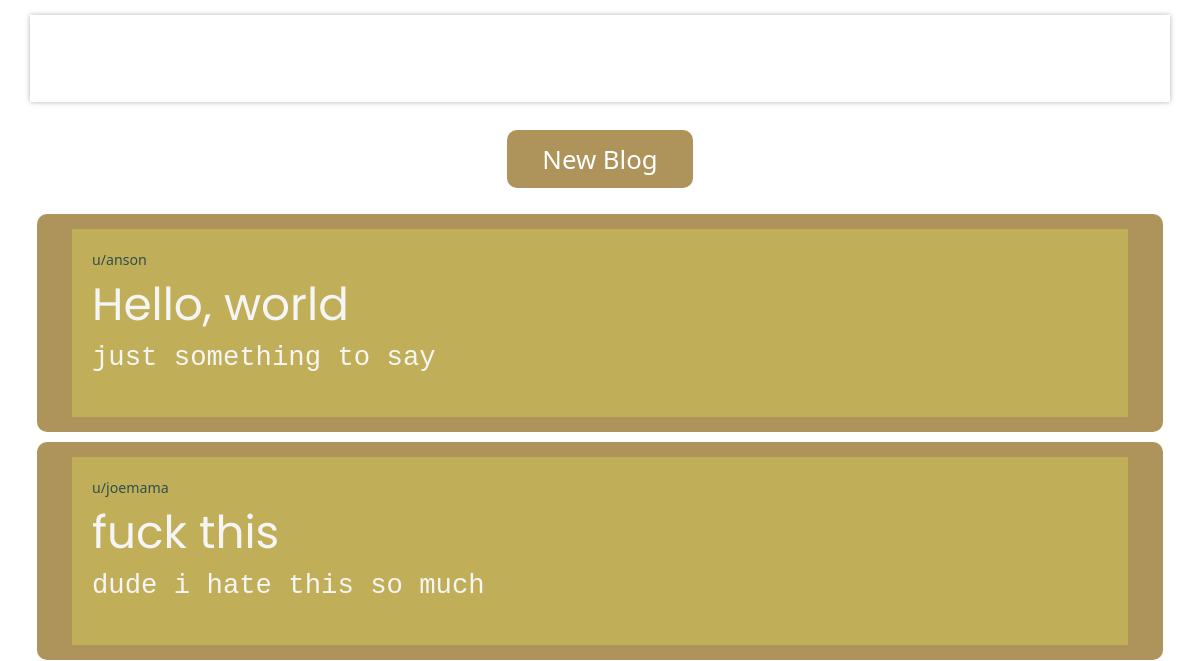
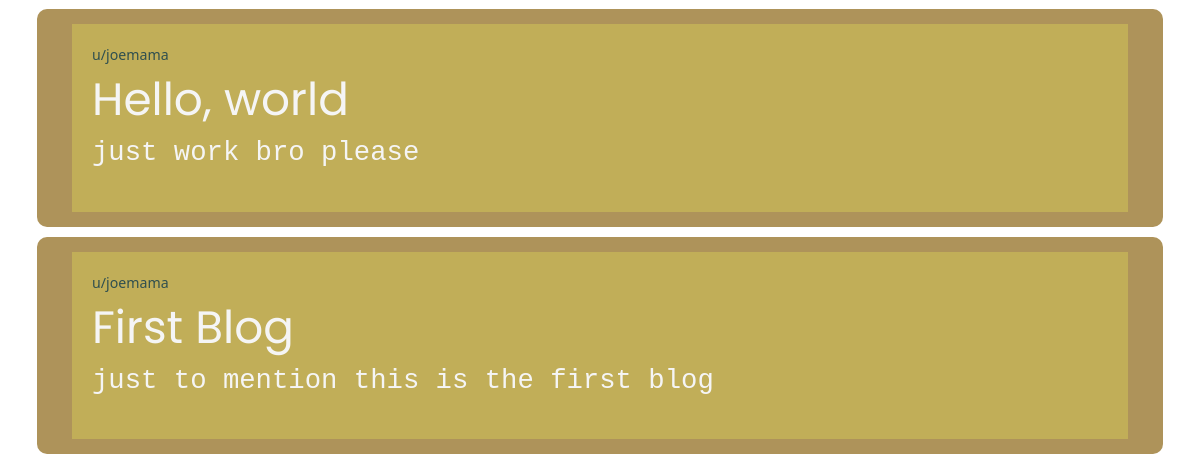
/blogs (signed in), run on an earlier commit of the app's database (2 pictures, top to bottom).
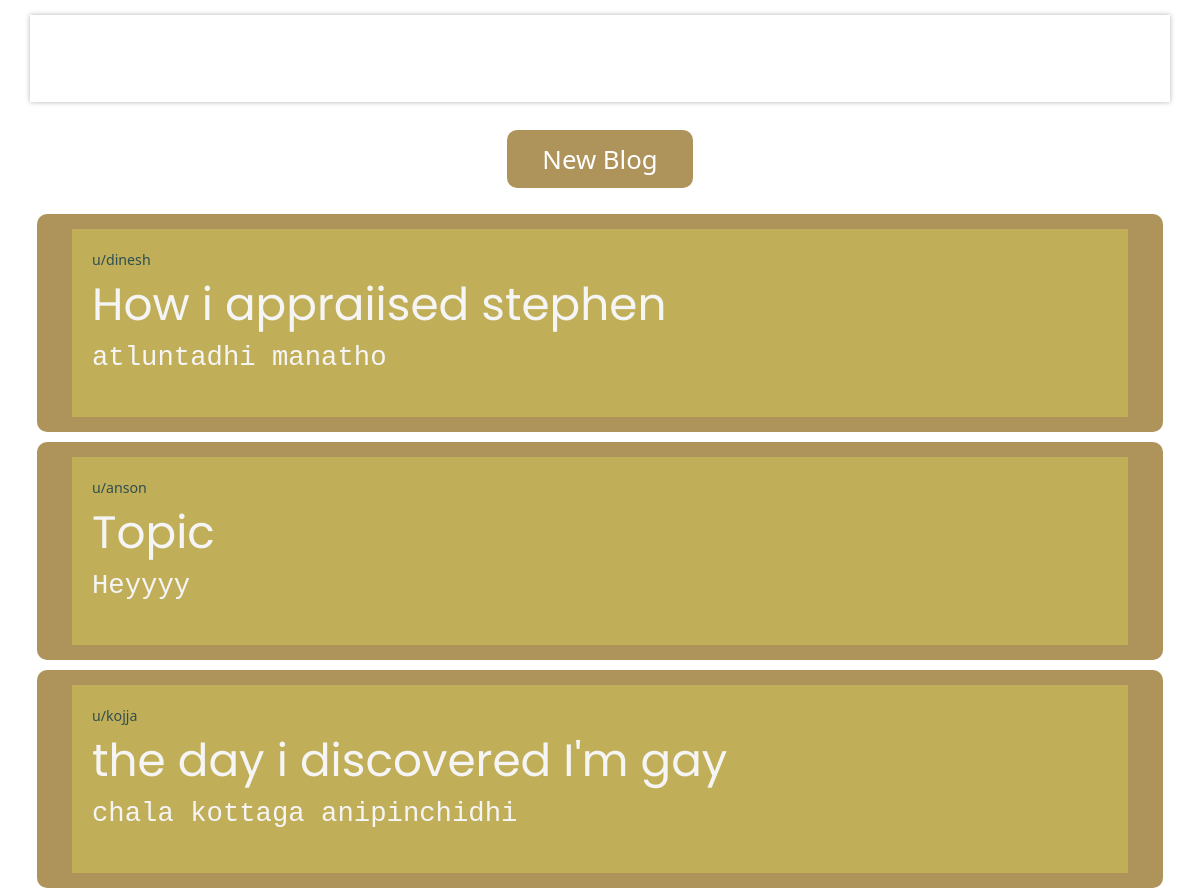
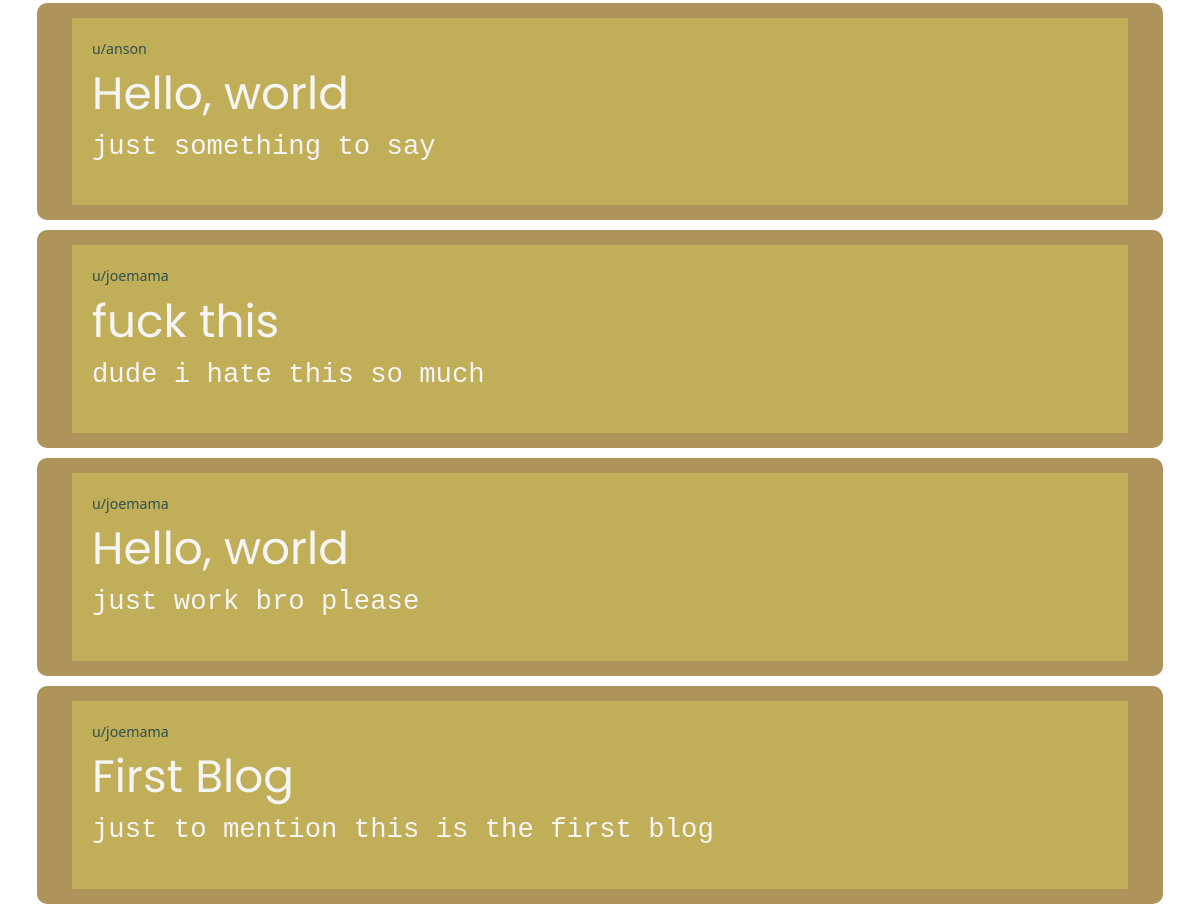
And on a later commit of the database (2 pictures, top to bottom).
### website/models.py (models this page shows)
class Blog(db.Model, UserMixin):
    id = db.Column(db.Integer, primary_key=True)
    data = db.Column(db.String(10000))
    title = db.Column(db.String(500))
    date = db.Column(db.DateTime(timezone=True), default=func.now())
    user_id = db.Column(db.Integer, db.ForeignKey('user.id'))

class User(db.Model, UserMixin):
    id = db.Column(db.Integer, primary_key=True)
    email = db.Column(db.String(150), unique=True)
    username = db.Column(db.String(150))
    password = db.Column(db.String(150))
    blogper = db.relationship('Blog', backref='user')

### website/views.py (the view)
@views.route('/blogs')
@login_required
def blogs():
    blogs = Blog.query.order_by(desc(Blog.date)).all()
    return render_template('blogs.html', user=current_user, blogs = blogs)

### website/__init__.py (called while the page is built)
def create_app():
    app = Flask(__name__)
    app.config['SECRET_KEY'] = 'joemamaisdope'
    app.config['SQLALCHEMY_DATABASE_URI'] = f'sqlite:///{DB_NAME}'
    db.init_app(app)
    from .views import views
    from .auth import auth
    app.register_blueprint(views, url_prefix="/")
    app.register_blueprint(auth , url_prefix="/")
    from .models import User, Blog
    with app.app_context():
        db.create_all()
    login_manager = LoginManager()
    login_manager.login_view = 'auth.login'
    login_manager.init_app(app)
    @login_manager.user_loader
    def load_user(id):
        return User.query.get(int(id))
    return app

### website/templates/blogs.html
{% extends "home.html"  %}
{% block stylesheet  %}
<link rel="stylesheet" href="{{ url_for('static', filename='styles/blogs.css')  }}">
{% endblock  %}
{% block content  %}
<div class="center-it">
  <div class="main">
    <div class="create-new cont">
      <a href="/create">New Blog</a>
    </div>
    <div class="thread-content cont">
        {% for note in blogs %}
        <a href="/blogs/<note.id>">
          <div class="blog-container">
            <div class="user-name">u/{{ note.user.username }}</div>
            <header class="blog-title">{{ note.title }}</header>
            <div class="blog-content">
              <pre>{{ note.data }}</pre>
            </div>
          </div>
        </a>
        {% endfor %}
    </div>
  </div>
</div>
{% endblock  %}

### website/templates/home.html (shortened to what this page needs)
<!DOCTYPE html>
<html lang="en">
<head>
  {% block stylesheet  %}{% endblock  %}
  <link href="https://cdn.jsdelivr.net/npm/bootstrap@5.3.0-alpha1/dist/css/bootstrap.min.css" rel="stylesheet">
  <link rel="stylesheet" href="https://kit.fontawesome.com/a527b9b0c3.css">
  <link rel="stylesheet" href="https://stackpath.bootstrapcdn.com/font-awesome/4.7.0/css/font-awesome.min.css"
 />
</head>
<body>
  <nav class="navbar navbar-expand-xl navbar-dark shadow-5-strong">
    <div class="container-fluid">
      <div class="collapse navbar-collapse" id="navr">
        <ul class="navbar-nav me-auto mb-2 mg-lg-0">
          {% if user.is_authenticated %}
          <li class="nav-item">
            <a class="nav-link" href="/logout" id="logout">Logout</a>
          </li>
          <li class="nav-item">
            <a class="nav-link" href="/blogs" id="blogs">Blogs</a>
          </li>
          <li class="nav-item">
            <a class="nav-link" href="/my-profile" id="my-profile">My Profile</a>
          </li>
          {% endif %}
        </ul>
      </div>
    </div>
  </nav>
  {% block content  %}{% endblock  %}
</body>
</html>

### website/static/styles/blogs.css (style rules this page uses)
*, *::before, *::after { font-size: 1.1em; }
body { background-image: url('../styles/photos/wn.png'); background-position: center; background-repeat: no-repeat; background-attachment: fixed; background-size: cover; height:100vh; }
nav { box-shadow: 0 0 5px rgba(0,0,0,0.3); margin: 15px 30px; }
.center-it { display: flex; justify-content: center; }
.main { display: flex; flex-direction: column; justify-content: center; align-items: center; padding:0 5px; max-width: 1000px; }
.cont { display: flex; justify-content: center; align-items: center; padding: 8px 3px; }
.cont a { text-decoration: none; padding: 10px 35px; margin: 5px; color:white; border-radius: 10px; background-color:rgb(174, 147, 90); }
.thread-content { display: flex; flex-direction: column; }
.blog-container { width: 60rem; min-height: 10rem; overflow:hidden; background-color:rgba(199, 182, 88, 0.792); padding: 20px; margin:5px 0; }
.blog-container > * { display: block; color: whitesmoke; }
.blog-container > .user-name { color:darkslategray; font-size: 0.5em; }
.blog-container > .blog-title { font-size: 1.6em; font-family: 'Poppins', sans-serif; }

What changed in the data, as far as the page shows it:
added Blog: user.username "dinesh", title "How i appraiised stephen", data "atluntadhi manatho"
added Blog: user.username "anson", title "Topic", data "Heyyyy"
added Blog: user.username "kojja", title "the day i discovered I'm gay", data "chala kottaga anipinchidhi"
